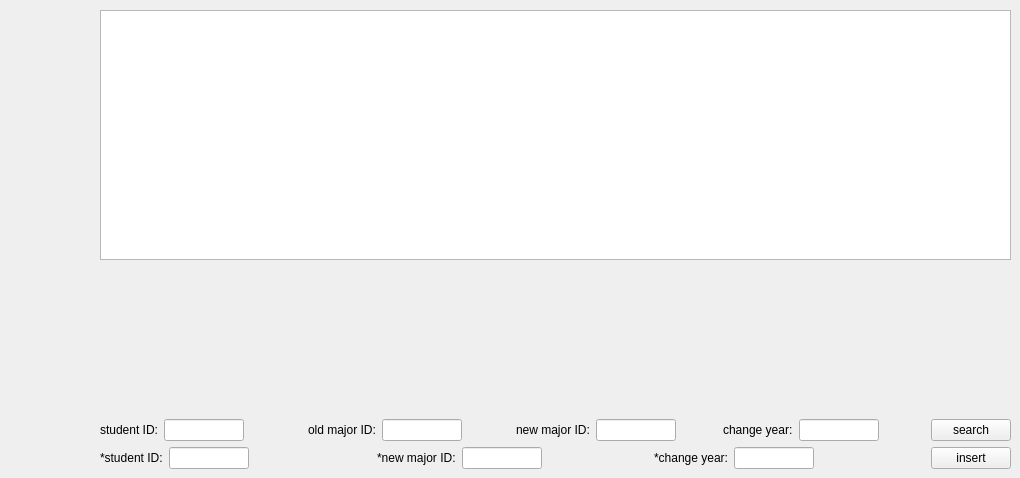
      <widget class="QWidget" name="major_change_page">
       <widget class="QWidget" name="layoutWidget_2">
        <property name="geometry">
         <rect>
          <x>100</x>
          <y>10</y>
          <width>911</width>
          <height>459</height>
         </rect>
        </property>
        <layout class="QVBoxLayout" name="verticalLayout_10">
         <item>
          <widget class="QTableWidget" name="major_change_table">
           <property name="minimumSize">
            <size>
             <width>0</width>
             <height>250</height>
            </size>
           </property>
          </widget>
         </item>
         <item>
          <spacer name="verticalSpacer_5">
           <property name="orientation">
            <enum>Qt::Vertical</enum>
           </property>
           <property name="sizeHint" stdset="0">
            <size>
             <width>20</width>
             <height>40</height>
            </size>
           </property>
          </spacer>
         </item>
         <item>
          <layout class="QVBoxLayout" name="verticalLayout_14">
           <item>
            <layout class="QHBoxLayout" name="horizontalLayout_15">
             <item>
              <layout class="QFormLayout" name="formLayout_51">
               <item row="0" column="0">
                <widget class="QLabel" name="label_51">
                 <property name="text">
                  <string>student ID:</string>
                 </property>
                </widget>
               </item>
               <item row="0" column="1">
                <widget class="QLineEdit" name="csno_search">
                 <property name="minimumSize">
                  <size>
                   <width>50</width>
                   <height>0</height>
                  </size>
                 </property>
                 <property name="maximumSize">
                  <size>
                   <width>80</width>
                   <height>16777215</height>
                  </size>
                 </property>
                </widget>
               </item>
              </layout>
             </item>
             <item>
              <layout class="QFormLayout" name="formLayout_54">
               <item row="0" column="0">
                <widget class="QLabel" name="label_54">
                 <property name="text">
                  <string>old major ID:</string>
                 </property>
                </widget>
               </item>
               <item row="0" column="1">
                <widget class="QLineEdit" name="cmno_from_search">
                 <property name="minimumSize">
                  <size>
                   <width>50</width>
                   <height>0</height>
                  </size>
                 </property>
                 <property name="maximumSize">
                  <size>
                   <width>80</width>
                   <height>16777215</height>
                  </size>
                 </property>
                </widget>
               </item>
              </layout>
             </item>
             <item>
              <layout class="QFormLayout" name="formLayout_55">
               <item row="0" column="0">
                <widget class="QLabel" name="label_55">
                 <property name="text">
                  <string>new major ID:</string>
                 </property>
                </widget>
               </item>
               <item row="0" column="1">
                <widget class="QLineEdit" name="cmno_to_search">
                 <property name="minimumSize">
                  <size>
                   <width>50</width>
                   <height>0</height>
                  </size>
                 </property>
                 <property name="maximumSize">
                  <size>
                   <width>80</width>
                   <height>16777215</height>
                  </size>
                 </property>
                </widget>
               </item>
              </layout>
             </item>
             <item>
              <layout class="QFormLayout" name="formLayout_56">
               <item row="0" column="0">
                <widget class="QLabel" name="label_56">
                 <property name="text">
                  <string>change year:</string>
                 </property>
                </widget>
               </item>
               <item row="0" column="1">
                <widget class="QLineEdit" name="cyear_search">
                 <property name="minimumSize">
                  <size>
                   <width>50</width>
                   <height>0</height>
                  </size>
                 </property>
                 <property name="maximumSize">
                  <size>
                   <width>80</width>
                   <height>16777215</height>
                  </size>
                 </property>
                </widget>
               </item>
              </layout>
             </item>
             <item>
              <widget class="QPushButton" name="btn_major_change_search">
               <property name="text">
                <string>search</string>
               </property>
              </widget>
             </item>
            </layout>
           </item>
           <item>
            <layout class="QHBoxLayout" name="horizontalLayout_17">
             <item>
              <layout class="QFormLayout" name="formLayout_52">
               <item row="0" column="0">
                <widget class="QLabel" name="label_52">
                 <property name="text">
                  <string>*student ID:</string>
                 </property>
                </widget>
               </item>
               <item row="0" column="1">
                <widget class="QLineEdit" name="csno_insert">
                 <property name="minimumSize">
                  <size>
                   <width>50</width>
                   <height>0</height>
                  </size>
                 </property>
                 <property name="maximumSize">
                  <size>
                   <width>80</width>
                   <height>16777215</height>
                  </size>
                 </property>
                </widget>
               </item>
              </layout>
             </item>
             <item>
              <layout class="QFormLayout" name="formLayout_65">
               <item row="0" column="0">
                <widget class="QLabel" name="label_65">
                 <property name="text">
                  <string>*new major ID:</string>
                 </property>
                </widget>
               </item>
               <item row="0" column="1">
                <widget class="QLineEdit" name="cmno_to_insert">
                 <property name="minimumSize">
                  <size>
                   <width>50</width>
                   <height>0</height>
                  </size>
                 </property>
                 <property name="maximumSize">
                  <size>
                   <width>80</width>
                   <height>16777215</height>
                  </size>
                 </property>
                </widget>
               </item>
              </layout>
             </item>
             <item>
              <layout class="QFormLayout" name="formLayout_66">
               <item row="0" column="0">
                <widget class="QLabel" name="label_66">
                 <property name="text">
                  <string>*change year:</string>
                 </property>
                </widget>
               </item>
               <item row="0" column="1">
                <widget class="QLineEdit" name="cyear_insert">
                 <property name="minimumSize">
                  <size>
                   <width>50</width>
                   <height>0</height>
                  </size>
                 </property>
                 <property name="maximumSize">
                  <size>
                   <width>80</width>
                   <height>16777215</height>
                  </size>
                 </property>
                </widget>
               </item>
              </layout>
             </item>
             <item>
              <widget class="QPushButton" name="btn_major_change_insert">
               <property name="text">
                <string>insert</string>
               </property>
              </widget>
             </item>
            </layout>
           </item>
          </layout>
         </item>
        </layout>
       </widget>
      </widget>
